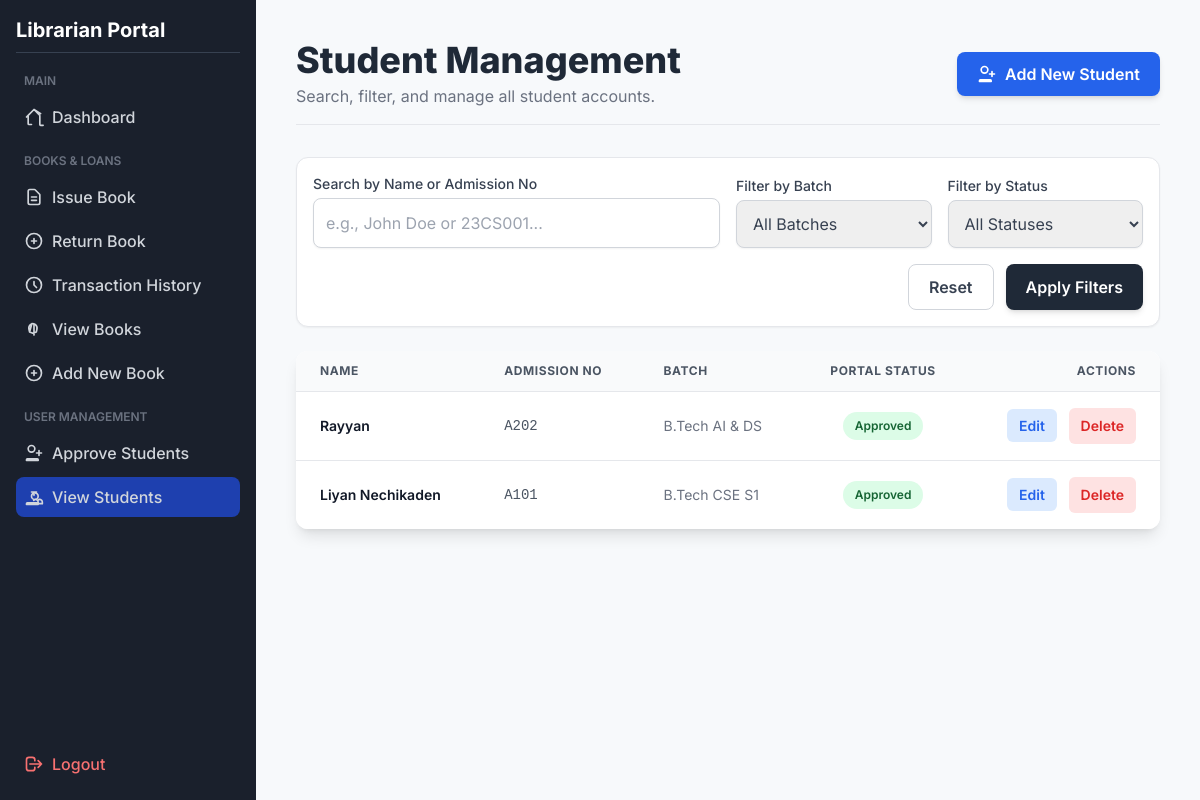
Before: /view_students (signed in) with the older database file.
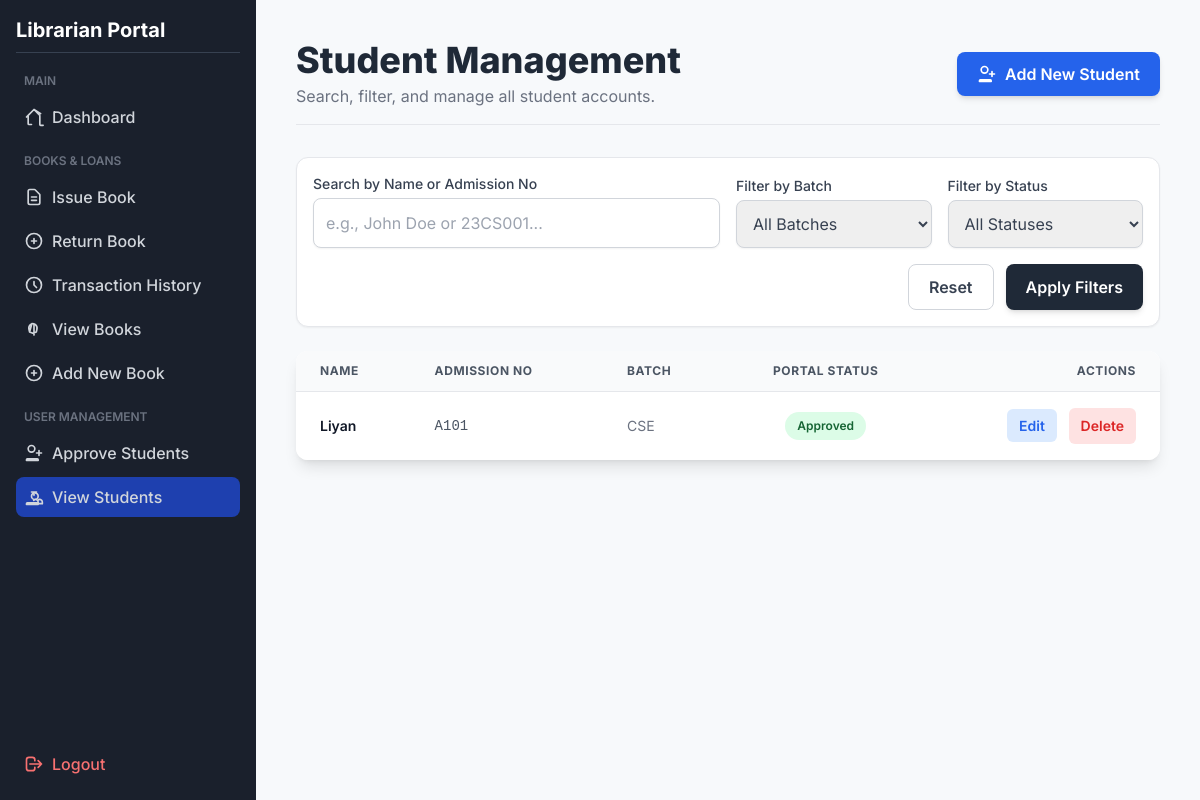
After: the same page with the newer database file.
### tables this page shows
CREATE TABLE students_auth (
                id INTEGER PRIMARY KEY AUTOINCREMENT,
                admission_no TEXT UNIQUE NOT NULL,
                password_hash TEXT NOT NULL,
                is_approved BOOLEAN NOT NULL DEFAULT 0,
                FOREIGN KEY(admission_no) REFERENCES students(admission_no) ON DELETE CASCADE
            );

CREATE TABLE students (
                            id INTEGER PRIMARY KEY AUTOINCREMENT,
                            admission_no TEXT UNIQUE NOT NULL,
                            name TEXT NOT NULL,
                            batch TEXT NOT NULL
                            -- DOB, phone, etc., would go here
                        );

### app.py (the view)
@app.route("/view_students")
@login_required
def view_students():
    query = request.args.get('query', '')
    batch_filter = request.args.get('batch', 'all')
    status_filter = request.args.get('status', 'all')
    sql = """
        SELECT s.id, s.admission_no, s.name, s.batch, sa.is_approved
        FROM students s
        LEFT JOIN students_auth sa ON s.admission_no = sa.admission_no
    """
    params = []
    conditions = []
    if query:
        search_term = f"%{query}%"
        conditions.append("(s.name LIKE ? OR s.admission_no LIKE ?)")
        params.extend([search_term, search_term])
    if batch_filter != 'all':
        conditions.append("s.batch = ?")
        params.append(batch_filter)
    if status_filter == 'approved':
        conditions.append("sa.is_approved = 1")
    elif status_filter == 'pending':
        conditions.append("(sa.is_approved = 0 OR sa.is_approved IS NULL)")
    if conditions:
        sql += " WHERE " + " AND ".join(conditions)
    sql += " ORDER BY s.batch, s.name"
    with get_connection() as conn:
        students = conn.execute(sql, tuple(params)).fetchall()
        batches = conn.execute("SELECT DISTINCT batch FROM students ORDER BY batch ASC").fetchall()
    return render_template("view_students.html",
                           students=students,
                           batches=batches,
                           search_query=query,
                           current_batch=batch_filter,
                           current_status=status_filter)

### app.py (called while the page is built)
def get_connection():
    return SQLiteContext(DB_NAME)

def login_required(f):
    @wraps(f)
    def decorated_function(*args, **kwargs):
        if not session.get('logged_in'):
            flash('Please log in to access this page.', 'danger')
            return redirect(url_for('login'))
        return f(*args, **kwargs)
    return decorated_function

    def __enter__(self):
        self.conn = sqlite3.connect(self.db_name)
        self.conn.row_factory = sqlite3.Row
        self.conn.execute('PRAGMA foreign_keys = ON;')
        return self.conn

    def __exit__(self, exc_type, exc_val, exc_tb):
        if exc_type is None and self.conn:
            self.conn.commit()
        if self.conn:
            self.conn.close()
        return False

### templates/view_students.html (shortened to what the changed rows need)
<!DOCTYPE html>
<html lang="en">
<head>
    <script src="https://cdn.tailwindcss.com"></script>
</head>
<body class="min-h-screen">
    <div class="flex">
        <div class="sidebar w-full md:w-64 p-4 flex-shrink-0 md:flex md:flex-col md:h-screen">
            <div class="flex-grow">
                <h2 class="text-xl font-bold text-white mb-4 border-b border-gray-700 pb-2">Librarian Portal</h2>
            </div>
        </div>
        <main class="flex-grow p-10">
            <header class="mb-8 flex flex-col md:flex-row justify-between items-start md:items-center pb-4 border-b border-gray-200">
                <div>
                    <h1 class="text-4xl font-extrabold text-gray-800">Student Management</h1>
                </div>
            </header>
            <div class="overflow-x-auto bg-white rounded-xl shadow-lg">
                <table class="min-w-full divide-y divide-gray-200">
                    <thead class="bg-gray-50">
                        <tr>
                            <th class="px-6 py-3 text-left text-xs font-bold text-gray-600 uppercase tracking-wider">Name</th>
                            <th class="px-6 py-3 text-left text-xs font-bold text-gray-600 uppercase tracking-wider">Admission No</th>
                            <th class="px-6 py-3 text-left text-xs font-bold text-gray-600 uppercase tracking-wider">Batch</th>
                            <th class="px-6 py-3 text-center text-xs font-bold text-gray-600 uppercase tracking-wider">Portal Status</th>
                            <th class="px-6 py-3 text-right text-xs font-bold text-gray-600 uppercase tracking-wider">Actions</th>
                        </tr>
                    </thead>
                    <tbody class="bg-white divide-y divide-gray-200">
                        {% if students %}
                            {% for student in students %}
                            <tr class="hover:bg-gray-50 transition duration-150">
                                <td class="px-6 py-4 whitespace-nowrap text-sm font-semibold text-gray-900">{{ student.name }}</td>
                                <td class="px-6 py-4 whitespace-nowrap text-sm text-gray-600 font-mono">{{ student.admission_no }}</td>
                                <td class="px-6 py-4 whitespace-nowrap text-sm text-gray-500">{{ student.batch }}</td>
                                <td class="px-6 py-4 whitespace-nowrap text-center">
                                    {% if student.is_approved == 1 %}
                                        <span class="px-3 py-1 inline-flex text-xs leading-5 font-semibold rounded-full bg-green-100 text-green-800">Approved</span>
                                    {% elif student.is_approved == 0 %}
                                        <span class="px-3 py-1 inline-flex text-xs leading-5 font-semibold rounded-full bg-yellow-100 text-yellow-800">Pending</span>
                                    {% else %}
                                        <span class="px-3 py-1 inline-flex text-xs leading-5 font-semibold rounded-full bg-gray-100 text-gray-800">Not Registered</span>
                                    {% endif %}
                                </td>
                                <td class="px-6 py-4 whitespace-nowrap text-sm font-medium text-right space-x-2">
                                    <a href="{{ url_for('edit_student', id=student.id) }}" class="px-3 py-2 text-sm font-semibold rounded-md text-blue-600 bg-blue-100 hover:bg-blue-200 transition duration-150">Edit</a>
                                    <button type="button" class="delete-student-btn px-3 py-2 text-sm font-semibold rounded-md text-red-600 bg-red-100 hover:bg-red-200 transition duration-150" data-student-id="{{ student.id }}" data-student-name="{{ student.name }}">
                                        Delete
                                    </button>
                                </td>
                            </tr>
                            {% endfor %}
                        {% endif %}
                    </tbody>
                </table>
            </div>
        </main>
    </div>
</body>
</html>

Changed rows visible on the page:
removed students_auth: name "Rayyan", admission_no "A202", batch "B.Tech AI & DS", is_approved "Approved"
changed students_auth: name "Liyan Nechikaden" → "Liyan"; batch "B.Tech CSE S1" → "CSE"
